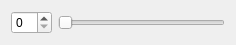
<?xml version="1.0" encoding="UTF-8"?>
<ui version="4.0">
 <class>SmallWidget</class>
 <widget class="QWidget" name="SmallWidget">
  <property name="geometry">
   <rect>
    <x>0</x>
    <y>0</y>
    <width>236</width>
    <height>29</height>
   </rect>
  </property>
  <property name="windowTitle">
   <string>Form</string>
  </property>
  <layout class="QHBoxLayout" name="horizontalLayout">
   <item>
    <widget class="QSpinBox" name="spinBox"/>
   </item>
   <item>
    <widget class="QSlider" name="horizontalSlider">
     <property name="orientation">
      <enum>Qt::Horizontal</enum>
     </property>
    </widget>
   </item>
  </layout>
 </widget>
 <resources/>
 <connections/>
</ui>
